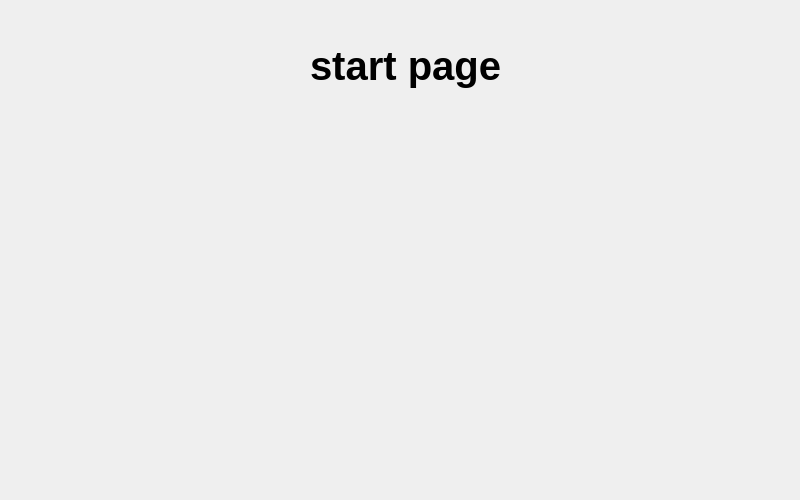
<?xml version="1.0" encoding="UTF-8"?>
<ui version="4.0">
 <class>start_page</class>
 <widget class="QWidget" name="start_page">
  <property name="geometry">
   <rect>
    <x>0</x>
    <y>0</y>
    <width>800</width>
    <height>500</height>
   </rect>
  </property>
  <property name="windowTitle">
   <string>Form</string>
  </property>
  <property name="styleSheet">
   <string notr="true">background-color: wightrgb(255, 255, 255)
;</string>
  </property>
  <widget class="QLabel" name="label">
   <property name="geometry">
    <rect>
     <x>310</x>
     <y>30</y>
     <width>221</width>
     <height>71</height>
    </rect>
   </property>
   <property name="font">
    <font>
     <pointsize>30</pointsize>
     <bold>true</bold>
    </font>
   </property>
   <property name="text">
    <string>start page</string>
   </property>
  </widget>
 </widget>
 <resources/>
 <connections/>
</ui>
